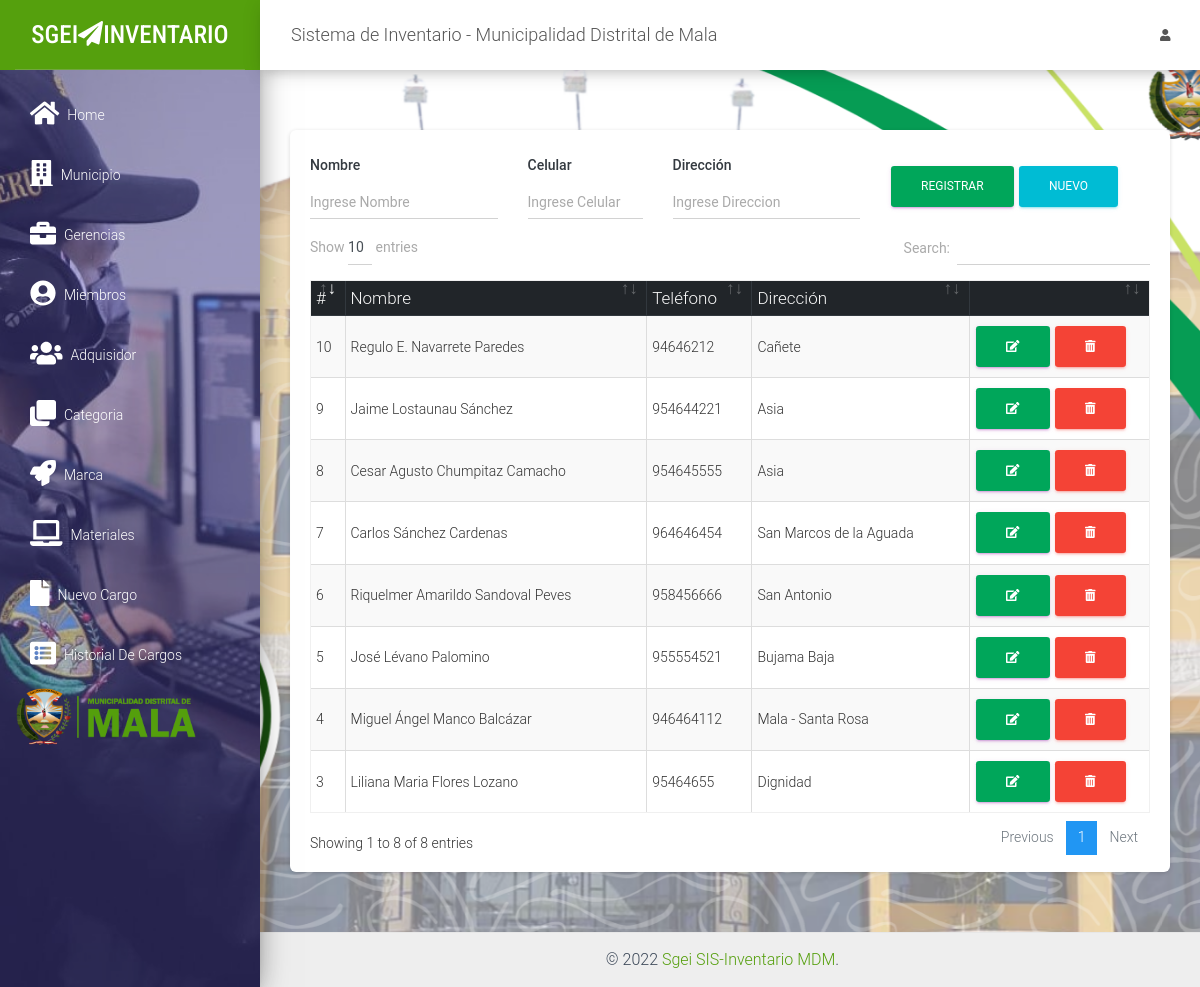
Screenshot of /src/adquisidor.php (signed in) with the database file from the repository.
### tables this page shows
CREATE TABLE `adquisidor` (
  `idadquisidor` int(11) NOT NULL,
  `nombre` varchar(100) NOT NULL,
  `telefono` varchar(15) NOT NULL,
  `direccion` varchar(200) NOT NULL
);

### src/adquisidor.php (the view, shortened to what this page needs)
<?php
include_once "includes/header.php";
?>
<div class="card">
    <div class="card-body">
        <div class="row">
            <div class="col-md-12">
                <form action="" method="post" autocomplete="off" id="formulario">
                    <div class="row">
                        <div class="col-md-3">
                            <div class="form-group">
                                <label for="nombre" class="text-dark font-weight-bold">Nombre</label>
                                <input type="text" placeholder="Ingrese Nombre" name="nombre" id="nombre" class="form-control">
                            </div>
                        </div>
                        <div class="col-md-2">
                            <div class="form-group">
                                <label for="telefono" class="text-dark font-weight-bold">Celular</label>
                                <input type="number" placeholder="Ingrese Celular" name="telefono" id="telefono" class="form-control">
                            </div>
                        </div>
                        <div class="col-md-3">
                            <div class="form-group">
                                <label for="direccion" class="text-dark font-weight-bold">Dirección</label>
                                <input type="text" placeholder="Ingrese Direccion" name="direccion" id="direccion" class="form-control">
                            </div>
                        </div>
                        <div class="col-md-4 mt-3">
                            <input type="submit" value="Registrar" class="btn btn-primary" id="btnAccion">
                            <input type="button" value="Nuevo" class="btn btn-info" id="btnNuevo" onclick="limpiar()">
                        </div>
                    </div>
                </form>
            </div>
            <div class="col-md-12">
                <div class="table-responsive">
                    <table class="table table-striped table-bordered" id="tbl">
                        <thead class="thead-dark">
                            <tr>
                                <th>#</th>
                                <th>Nombre</th>
                                <th>Teléfono</th>
                                <th>Dirección</th>
                                <th></th>
                            </tr>
                        </thead>
                        <tbody>
                            <?php
                            include "../conexion.php";
                            $query = mysqli_query($conexion, "SELECT * FROM adquisidor");
                            $result = mysqli_num_rows($query);
                            if ($result > 0) {
                                while ($data = mysqli_fetch_assoc($query)) { ?>
                                    <tr>
                                        <td><?php echo $data['idadquisidor']; ?></td>
                                        <td><?php echo $data['nombre']; ?></td>
                                        <td><?php echo $data['telefono']; ?></td>
                                        <td><?php echo $data['direccion']; ?></td>
                                        <td>
                                            <a href="#" onclick="editarAdquisidor(<?php echo $data['idadquisidor']; ?>)" class="btn btn-primary"><i class='fas fa-edit'></i></a>
                                            <form action="eliminar_adqui.php?id=<?php echo $data['idadquisidor']; ?>" method="post" class="confirmar d-inline">
                                                <button class="btn btn-danger" type="submit"><i class='fas fa-trash-alt'></i> </button>
                                            </form>
                                        </td>
                                    </tr>
                            <?php }
                            } ?>
                        </tbody>
                    </table>
                </div>
            </div>
        </div>
    </div>
</div>
<?php include_once "includes/footer.php"; ?>

### src/includes/header.php (shortened to what this page needs)
<!DOCTYPE html>
<html lang="en">
<head>
    <link href="../assets/css/material-dashboard.css" rel="stylesheet" />
    <link href="../assets/css/dataTables.bootstrap4.min.css" rel="stylesheet" />
    <link rel="stylesheet" href="../assets/js/jquery-ui/jquery-ui.min.css">
</head>
<body>
    <div class="wrapper ">
        <div class="sidebar" data-color="purple" data-background-color="blue" data-image="../assets/img/siderbar.jpg">
            <div class="logo bg-primary">
                <a href="./" class="simple-text logo-normal">
                    SGEI<i class="fa fa-paper-plane"></i>INVENTARIO
                </a>
            </div>
            <div class="sidebar-wrapper">
                <ul class="nav">
                    <li class="nav-item">
                        <a class="nav-link d-flex" href="index.php">
                            <i class="fas fa-home mr-2 fa-2x"></i>
                            <p>Home</p>
                        </a>
                    </li>
                    <li class="nav-item">
                        <a class="nav-link d-flex" href="config.php">
                            <i class="fas fa-building mr-2 fa-2x"></i>
                            <p>Municipio</p>
                        </a>
                    </li>
                    <li class="nav-item">
                        <a class="nav-link d-flex" href="gerencias.php">
                            <i class=" fa fa-briefcase mr-2 fa-2x"></i>
                            <p>Gerencias</p>
                        </a>
                    </li>
                    <li class="nav-item">
                        <a class="nav-link d-flex" href="usuarios.php">
                            <i class="fas fa-user-circle mr-2 fa-2x"></i>
                            <p>Miembros</p>
                        </a>
                    </li>
                    <li class="nav-item">
                        <a class="nav-link d-flex" href="adquisidor.php">
                            <i class=" fas fa-users mr-2 fa-2x"></i>
                            <p>Adquisidor</p>
                        </a>
                    </li>
                    <li class="nav-item">
                        <a class="nav-link d-flex" href="categoria.php">
                            <i class=" fas fa-clone mr-2 fa-2x"></i>
                            <p>Categoria</p>
                        </a>
                    </li>
                    <li class="nav-item">
                        <a class="nav-link d-flex" href="marca.php">
                            <i class=" fa fa-rocket mr-2 fa-2x"></i>
                            <p>Marca</p>
                        </a>
                    </li>
                    <li class="nav-item">
                        <a class="nav-link d-flex" href="materiales.php">
                            <i class="fas fa-laptop mr-2 fa-2x"></i>
                            <p>Materiales</p>
                        </a>
                    </li>
                    <li class="nav-item">
                        <a class="nav-link d-flex" href="cargos.php">
                            <i class="fa fa-file mr-2 fa-2x"></i>
                            <p>Nuevo Cargo</p>
                        </a>
                    </li>
                    <li class="nav-item">
                        <a class="nav-link d-flex" href="lista_cargos.php">
                            <i class="fa fa-list-alt mr-2 fa-2x"></i>
                            <p>Historial de Cargos</p>
                        </a>
                    </li>
                    <li class="nav-item">
                        <div class="nav-link d-flex">
                            <img src="../assets/img/logo_municipalida.png" width="180" alt="Municipalidad"/>
                        </div>
                    </li>
                </ul>
            </div>
        </div>
        <div class="main-panel">
            <nav class="navbar navbar-expand-lg navbar-absolute fixed-top">
                <div class="container-fluid">
                    <div class="navbar-wrapper">
                        <a class="navbar-brand" href="javascript:;">Sistema de Inventario - Municipalidad Distrital de Mala</a>
                    </div>
                    <div class="collapse navbar-collapse justify-content-end">
                        <ul class="navbar-nav">
                            <li class="nav-item dropdown">
                                <a class="nav-link" href="javascript:;" id="navbarDropdownProfile" data-toggle="dropdown" aria-haspopup="true" aria-expanded="false">
                                    <i class="fas fa-user"></i>
                                </a>
                            </li>
                        </ul>
                    </div>
                </div>
            </nav>
            <div class="content bg">
                <div class="container-fluid">

### src/includes/footer.php (shortened to what this page needs)
</div>
</div>
<footer class="footer">
    <div class="container-fluid">
        <div class="copyright float-center">
            &copy;
            <a href="#" target="_blank">Sgei SIS-Inventario MDM</a>.
        </div>
    </div>
</footer>
</div>
</div>
</body>
</html>

### rows the page displays
adquisidor: idadquisidor "3", nombre "Liliana Maria Flores Lozano", telefono "95464655", direccion "Dignidad"
adquisidor: idadquisidor "4", nombre "Miguel Ángel Manco Balcázar", telefono "946464112", direccion "Mala - Santa Rosa"
adquisidor: idadquisidor "5", nombre "José Lévano Palomino", telefono "955554521", direccion "Bujama Baja"
adquisidor: idadquisidor "6", nombre "Riquelmer Amarildo Sandoval Peves", telefono "958456666", direccion "San Antonio"
adquisidor: idadquisidor "7", nombre "Carlos Sánchez Cardenas", telefono "964646454", direccion "San Marcos de la Aguada"
adquisidor: idadquisidor "8", nombre "Cesar Agusto Chumpitaz Camacho", telefono "954645555", direccion "Asia"
adquisidor: idadquisidor "9", nombre "Jaime Lostaunau Sánchez", telefono "954644221", direccion "Asia"
adquisidor: idadquisidor "10", nombre "Regulo E. Navarrete Paredes", telefono "94646212", direccion "Cañete"
